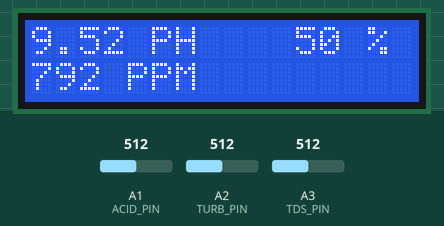
A sketch run on a simulated Arduino Uno, built with avr-gcc and run on an emulated ATmega328P. On the bench: 16×2 character LCD. The inputs (shaded band) are chosen by the test bench; at power-on: A1 (ACID_PIN) = 512, A2 (TURB_PIN) = 512, A3 (TDS_PIN) = 512. What the sketch prints to the serial monitor is not drawn.

Above: at 2.2 s.
2.3 s: A1 (ACID_PIN) set to 716
At 2.54 s:
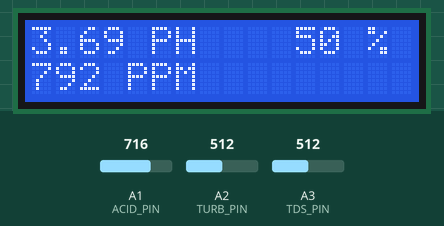
4.8 s: A2 (TURB_PIN) set to 716
At 5.11 s:
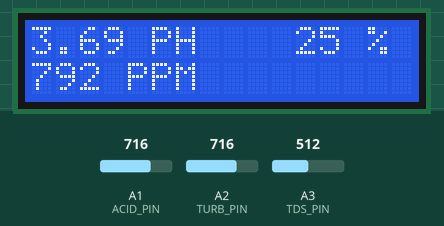
6.4 s: A3 (TDS_PIN) set to 306
At 6.72 s:
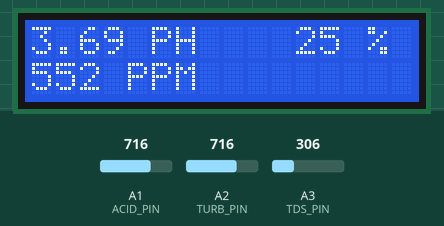
8.0 s: A1 (ACID_PIN) set to 900
At 8.34 s:
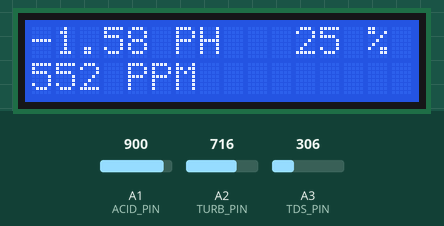
9.6 s: A2 (TURB_PIN) set to 900
At 9.95 s:
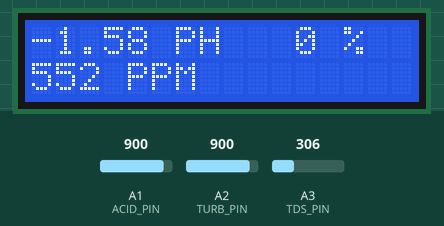
11.3 s: A3 (TDS_PIN) set to 498
At 11.56 s:
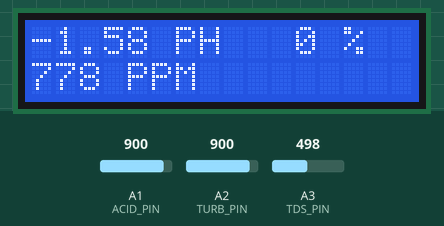

Measured:
- after the input at 2.3 s, the display: first differs from a run without the input after 0.09 s (image 1)
- after the input at 4.8 s, the display: first differs from a run without the input after 0.17 s (image 2)
- after the input at 6.4 s, the display: first differs from a run without the input after 0.18 s (image 3)
- after the input at 8.0 s, the display: first differs from a run without the input after 0.19 s (image 4)
- after the input at 9.6 s, the display: first differs from a run without the input after 0.20 s (image 5)
- after the input at 11.3 s, the display: first differs from a run without the input after 0.11 s (image 6)

The sketch:

sketch.ino
```cpp
#include <EEPROM.h>
#include <Wire.h>
#include <LiquidCrystal_I2C.h>

// Pin configuration
#define ACID_PIN A1    // pH sensor pin
#define TURB_PIN A2    // Turbidity sensor pin
#define TDS_PIN A3     // TDS sensor pin

// Constants for ADC and voltage reference
#define VREF 5.0
#define ADC_RES 1023.0

// Initialize LCD instances with known I2C addresses
LiquidCrystal_I2C lcd4(0x27, 16, 2);

void setup() {
  Serial.begin(9600); // Start serial communication for debugging
  Wire.begin(); // Initialize I2C bus

  pinMode(TURB_PIN, INPUT);
  pinMode(TDS_PIN, INPUT);
  pinMode(ACID_PIN, INPUT);

  if (initializeLCD(0x27, lcd4)) {
    lcd4.setCursor(0, 0);
    lcd4.print("Device 4 ready");
  }

  delay(1000); // Display readiness message for 1 second
  lcd4.clear();
}


// use the given data to map the analog values to PPM (Parts Per Million) values using a linear relationship.
// TEMP	ANALOG	PPM	  DESC
// 25	  510	    792	  salt
// 25	  5	      0	    none
// 25	  318	    575	  sewage
float analogToPPM(int analogValue) {
    // Calibration data
    int analogVals[] = {5, 318, 510};  // Analog readings
    int ppmVals[] = {0, 575, 792};    // Corresponding PPM values
    int numPoints = 3;                // Number of calibration points

    // Check if the value is outside the calibration range
    if (analogValue <= analogVals[0]) {
        return ppmVals[0];
    }
    if (analogValue >= analogVals[numPoints - 1]) {
        return ppmVals[numPoints - 1];
    }

    // Interpolation between two calibration points
    for (int i = 0; i < numPoints - 1; i++) {
        if (analogValue >= analogVals[i] && analogValue <= analogVals[i + 1]) {
            // Linear interpolation
            return ppmVals[i] +
                   (float)(analogValue - analogVals[i]) *
                   (ppmVals[i + 1] - ppmVals[i]) /
                   (analogVals[i + 1] - analogVals[i]);
        }
    }

    // Default return value (shouldn't reach here if data is correct)
    return 0;
}


void loop() {
  // Read TDS data
  int tdsAnalogValue = analogRead(TDS_PIN); // Get raw analog value from TDS sensor
  float tdsVoltage = (tdsAnalogValue / ADC_RES) * VREF; // Convert raw ADC value to voltage
  int ppmValue = analogToPPM(tdsAnalogValue);

  // Read turbidity
  int turbAnalogValue = analogRead(TURB_PIN);
  float turbVoltage = (turbAnalogValue / ADC_RES) * VREF; // Convert to voltage
  turbVoltage = map(turbVoltage, 0, 4.45, 100, 0);

  // Read acidity
  float acidValue = analogToPh(analogRead(ACID_PIN));

  lcd4.print(String(acidValue) + " PH");
  lcd4.setCursor(11, 0);
  lcd4.print(String((int)turbVoltage) + " %");
  lcd4.setCursor(0, 1);
  lcd4.print(String(ppmValue) + " PPM");

  delay(300);
  lcd4.clear();
}

// Function to check and initialize an LCD at a specific I2C address
bool initializeLCD(byte address, LiquidCrystal_I2C &lcd) {
  Wire.beginTransmission(address);
  if (Wire.endTransmission() == 0) { // Device found
    lcd.init();        // Initialize the LCD
    lcd.backlight();   // Turn on the backlight
    Serial.print("LCD found at 0x");
    Serial.println(address, HEX);
    return true;       // Initialization successful
  } else {
    Serial.print("No device found at 0x");
    Serial.println(address, HEX);
    return false;      // No device at this address
  }
}


float analogToPh(int x) {
  // Define the slope (m) and intercept (b)
  float m = -0.0286; // Slope
  float b = 24.163;  // Intercept

  // Apply the formula: y = mx + b
  float y = m * x + b;

  return y;
}
```
